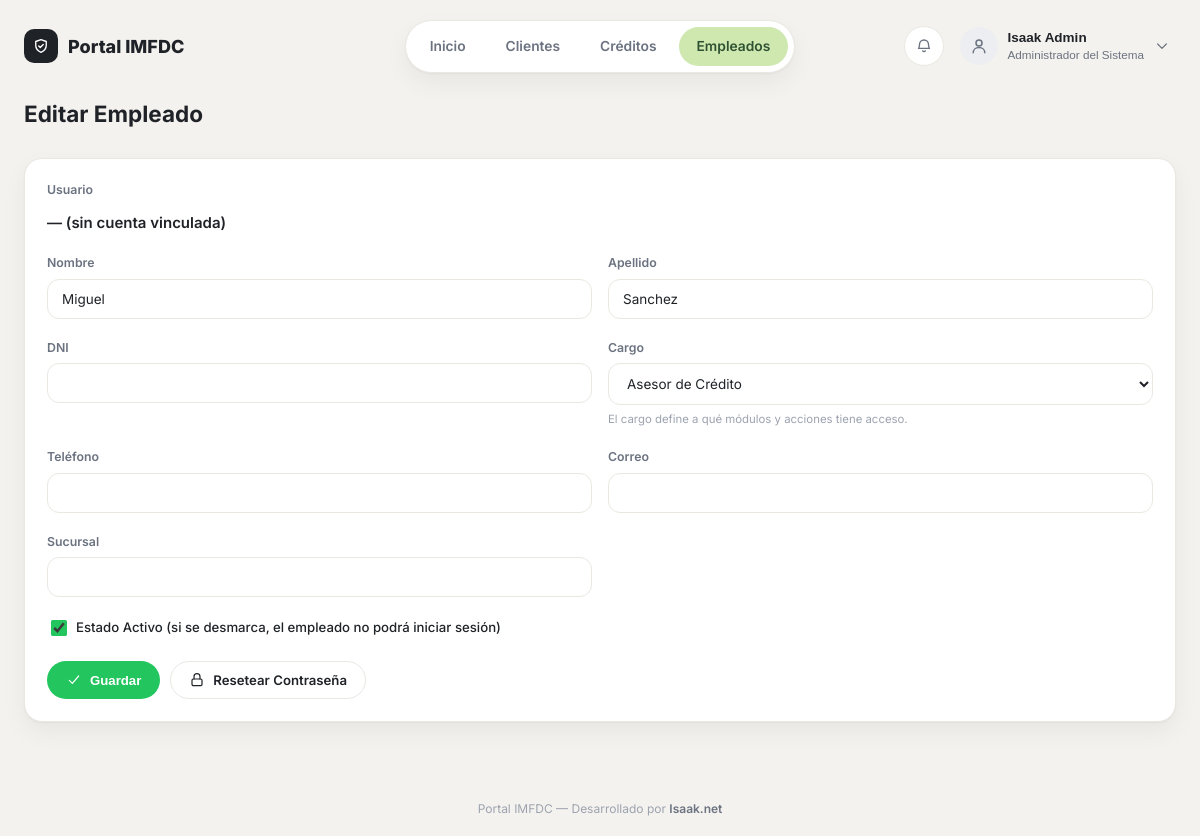
The page /empleados/3/editar/ (signed in) on the database as committed earlier.
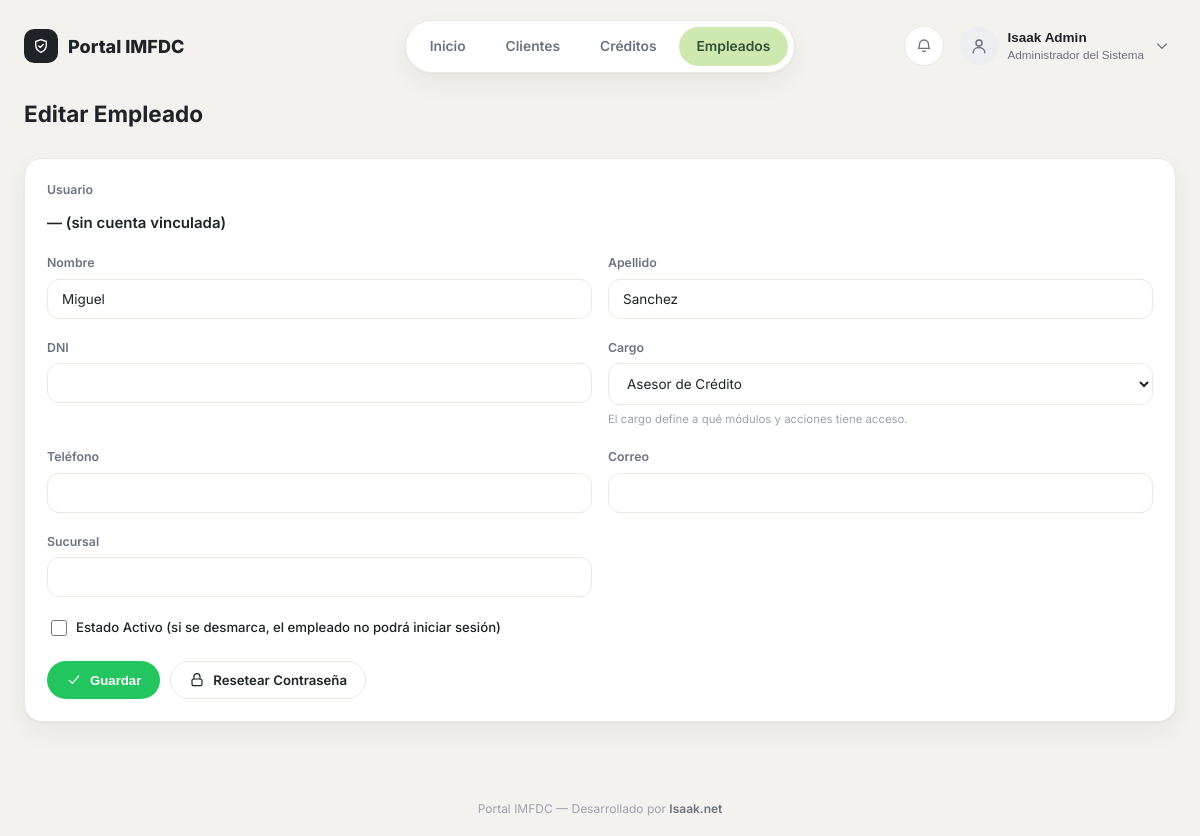
The same page on the database as committed later.
### empleados/models.py (models this page shows, shortened)
class Empleado(models.Model):
    CARGO_ASESOR = 'ASESOR'
    CARGO_ANALISTA = 'ANALISTA'
    CARGO_GERENTE = 'GERENTE'
    CARGO_CAJERO = 'CAJERO'
    CARGO_ADMIN = 'ADMIN'
    CARGO_CHOICES = [
        (CARGO_ASESOR, 'Asesor de Crédito'),
        (CARGO_ANALISTA, 'Analista de Crédito'),
        (CARGO_GERENTE, 'Gerente / Comité de Crédito'),
        (CARGO_CAJERO, 'Cajero'),
        (CARGO_ADMIN, 'Administrador del Sistema'),
    ]
    CARGO_PERMISOS = {
        CARGO_ASESOR: {'crear_cliente', 'crear_credito'},
        CARGO_ANALISTA: {'crear_cliente', 'crear_credito', 'evaluar'},
        CARGO_GERENTE: {'evaluar', 'aprobar', 'rechazar'},
        CARGO_CAJERO: {'desembolsar', 'cobrar'},
        CARGO_ADMIN: {
            'crear_cliente', 'crear_credito', 'evaluar', 'aprobar',
            'rechazar', 'desembolsar', 'cobrar',
        },
    }
    user = models.OneToOneField(
        settings.AUTH_USER_MODEL,
        on_delete=models.SET_NULL,
        null=True,
        blank=True,
        related_name='empleado',
    )
    nombre = models.CharField(max_length=100)
    apellido = models.CharField(max_length=100)
    dni = models.CharField('DNI', max_length=20, unique=True, null=True, blank=True)
    cargo = models.CharField(max_length=20, choices=CARGO_CHOICES, default=CARGO_ASESOR)
    telefono = models.CharField(max_length=20, blank=True)
    correo = models.EmailField(blank=True)
    sucursal = models.CharField(max_length=100, blank=True)
    activo = models.BooleanField('Estado Activo', default=True)
    salario = models.DecimalField(max_digits=10, decimal_places=2, null=True, blank=True)
    created_at = models.DateTimeField(auto_now_add=True)
    update_at = models.DateTimeField(auto_now=True)
    class Meta:
        verbose_name = 'Empleado'
        verbose_name_plural = 'Empleados'

### empleados/views.py (the view)
# urls.py: path('empleados/<int:pk>/editar/', empleados_views.empleado_editar, name='empleado_editar'),
@requiere_admin
def empleado_editar(request, pk):
    empleado = get_object_or_404(Empleado, pk=pk)
    if request.method == 'POST':
        form = EmpleadoEditForm(request.POST, instance=empleado)
        if form.is_valid():
            form.save()
            messages.success(request, f'Empleado {empleado} actualizado correctamente.')
            return redirect('lista')
    else:
        form = EmpleadoEditForm(instance=empleado)
    return render(request, 'empleados/empleado_form.html', {'form': form, 'empleado': empleado, 'modo': 'editar'})

### empleados/forms.py
class EmpleadoEditForm(forms.ModelForm):
    class Meta:
        model = Empleado
        fields = ['nombre', 'apellido', 'dni', 'cargo', 'telefono', 'correo', 'sucursal', 'activo']

### empleados/permisos.py (called while the page is built)
def requiere_admin(vista):
    @wraps(vista)
    @login_required
    def wrapper(request, *args, **kwargs):
        empleado = getattr(request.user, 'empleado', None)
        if empleado is None or empleado.cargo != Empleado.CARGO_ADMIN:
            raise PermissionDenied('Solo el Administrador del Sistema puede gestionar empleados.')
        return vista(request, *args, **kwargs)
    return wrapper

### empleados/templates/empleados/empleado_form.html (shortened to what this page needs)
{% extends 'base.html' %}
{% block content %}
<div class="page-header">
    <h1>{% if modo == 'editar' %}Editar Empleado{% else %}Nueva Cuenta de Empleado{% endif %}</h1>
</div>
<div class="card">
    <form method="POST">
        <div class="grid-2">
            {% if modo == 'crear' %}
                <div class="field">
                    <label for="{{ form.username.id_for_label }}">Usuario</label>
                    {{ form.username }}
                    {% if form.username.errors %}<span class="field-error">{{ form.username.errors|join:', ' }}</span>{% endif %}
                </div>
                <div></div>
                <div class="field">
                    <label for="{{ form.password1.id_for_label }}">Contraseña</label>
                    {{ form.password1 }}
                    {% if form.password1.errors %}<span class="field-error">{{ form.password1.errors|join:', ' }}</span>{% endif %}
                </div>
                <div class="field">
                    <label for="{{ form.password2.id_for_label }}">Confirmar contraseña</label>
                    {{ form.password2 }}
                    {% if form.password2.errors %}<span class="field-error">{{ form.password2.errors|join:', ' }}</span>{% endif %}
                </div>
            {% else %}
                <div class="field span-2">
                    <label>Usuario</label>
                    <p style="margin: 6px 0 0; font-weight: 600;">{{ empleado.user.username|default:'— (sin cuenta vinculada)' }}</p>
                </div>
            {% endif %}
            <div class="field">
                <label for="{{ form.nombre.id_for_label }}">Nombre</label>
                {{ form.nombre }}
            </div>
            <div class="field">
                <label for="{{ form.apellido.id_for_label }}">Apellido</label>
                {{ form.apellido }}
            </div>
            <div class="field">
                <label for="{{ form.dni.id_for_label }}">DNI</label>
                {{ form.dni }}
            </div>
            <div class="field">
                <label for="{{ form.cargo.id_for_label }}">Cargo</label>
                <select name="{{ form.cargo.html_name }}" id="{{ form.cargo.id_for_label }}">
                    {% for value, label in form.fields.cargo.choices %}
                        <option value="{{ value }}" {% if form.cargo.value == value %}selected{% endif %}>{{ label }}</option>
                    {% endfor %}
                </select>
                <span class="hint">El cargo define a qué módulos y acciones tiene acceso.</span>
            </div>
            <div class="field">
                <label for="{{ form.telefono.id_for_label }}">Teléfono</label>
                {{ form.telefono }}
            </div>
            <div class="field">
                <label for="{{ form.correo.id_for_label }}">Correo</label>
                {{ form.correo }}
            </div>
            <div class="field">
                <label for="{{ form.sucursal.id_for_label }}">Sucursal</label>
                {{ form.sucursal }}
            </div>
            <div class="field span-2 checkbox-row">
                <label>
                    {{ form.activo }}
                    <span>Estado Activo (si se desmarca, el empleado no podrá iniciar sesión)</span>
                </label>
            </div>
        </div>
        <div style="display:flex; gap:10px; margin-top: 18px; flex-wrap: wrap;">
            <button type="submit" class="btn btn-accent">
                {% include 'partials/_icon.html' with name='check' size=16 %}Guardar
            </button>
            {% if modo == 'editar' %}
                <a href="{% url 'empleado_resetear_password' empleado.pk %}" class="btn btn-outline">
                    {% include 'partials/_icon.html' with name='lock' size=16 %}Resetear Contraseña
                </a>
            {% endif %}
        </div>
    </form>
</div>
{% endblock %}

Rows that differ between the two databases and show on the page:
changed Empleado "— (sin cuenta vinculada)": activo "☑" → "☐"
